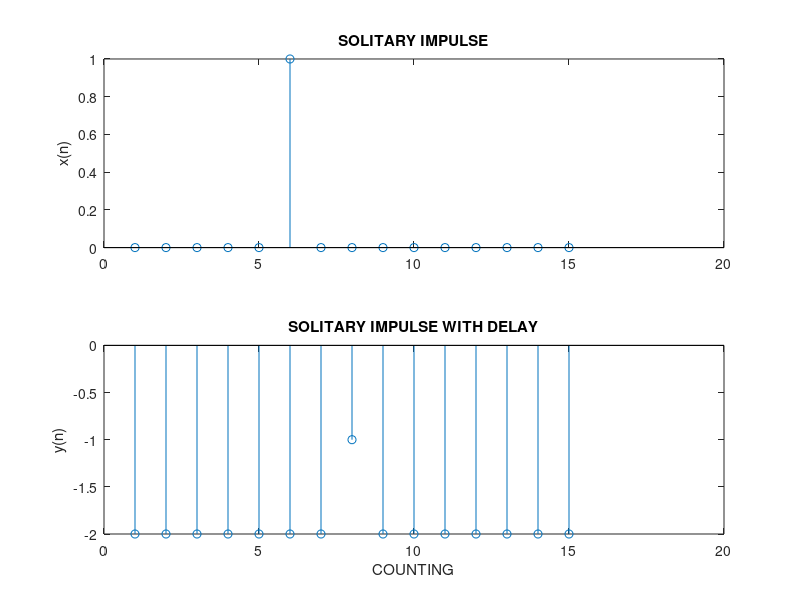
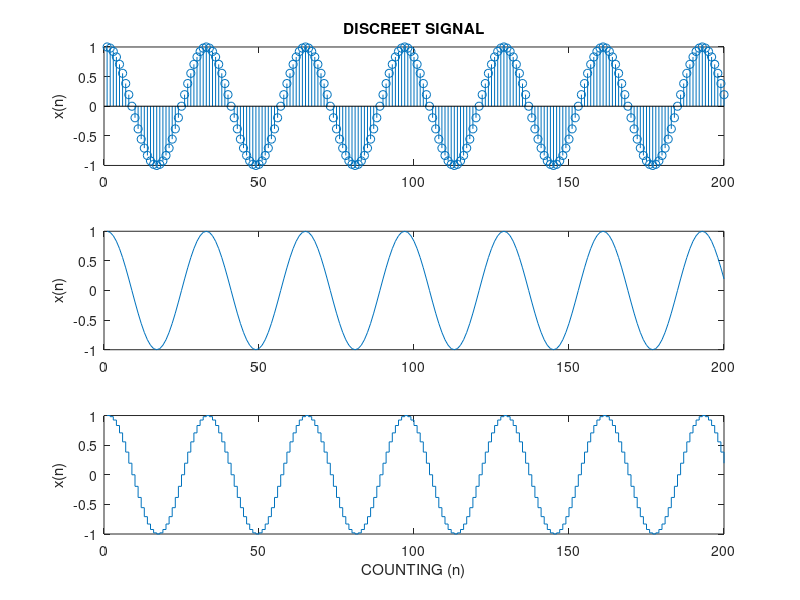
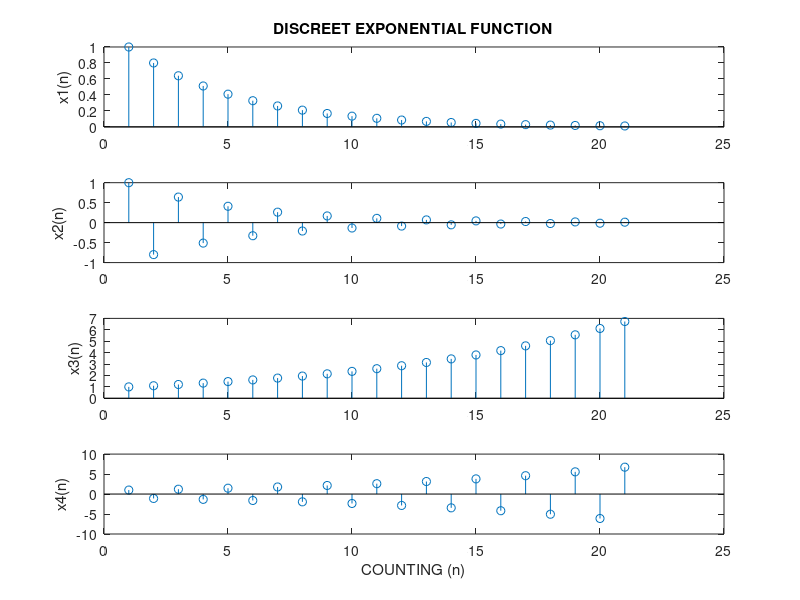

MATLAB code for these plots, in order: (Note: this script raises an error after producing the figures.)
function lab1
%=== ??????????:?????? ??????? ??????????? ?????????? ===
%--- ??????????? ?????? #1 ??????????? ?????????? ???????? ---
%
% ?????????????? ????? ?????: 
% pec1.dat - ?????? ???, ??? ?? ??????????? ??????
%
% ??????? ??????????? (m-?????), ??? ????????? ?????????:
% pks = pksdetect(?) - ??????????? ????? ? ??????????? ???????
%--------------------------------------------------------------------

clear, clc, close all
disp('??????????? ?????? #1')
disp('??????????? ?????????? ????????')
disp('???????: ??????? ????? ???????????, ????? ??-362 ??????') 

%=== ???????? #1.1 ===
% ??????????? ?????????? ????????
N =  15;
n =  0:N-1;
d = 2; % ?????? ??? ???????????? ????????? ????????
x =  double(n==5);
y =  double(n==7);
class(x) % ?????????? ???? ?????, ???? ???????? ??????? ????????
figure(1)
subplot(2,1,1), stem(x), ylabel('x(n)')
title('SOLITARY IMPULSE')
subplot(2,1,2), stem(y-d), ylabel('y(n)')
title('SOLITARY IMPULSE WITH DELAY')
xlabel('COUNTING')

%=== ???????? #1.2 === 
% ??????????? ??????????? ???????
N =  200;
n =  0:N-1;
x =  cos(pi*n/16);
figure(2)
subplot(3,1,1), stem(x), ylabel('x(n)')
title('DISCREET SIGNAL')
subplot(3,1,2), plot(x), ylabel('x(n)')
subplot(3,1,3), stairs(x), ylabel('x(n)')
xlabel('COUNTING (n)')

%=== ???????? #1.3 ===
% ??????????? ?????????? ??????????
n =  0:20;
x1 =  (0.8).^n;
x2 =  (-0.8).^n;
x3 =  (1.1).^n;
x4 =  (-1.1).^n;

figure(3)
subplot(4,1,1), stem(x1), ylabel('x1(n)')
title('DISCREET EXPONENTIAL FUNCTION')
subplot(4,1,2), stem(x2), ylabel('x2(n)')
subplot(4,1,3), stem(x3), ylabel('x3(n)')
subplot(4,1,4), stem(x4), ylabel('x4(n)')
xlabel('COUNTING (n)')

%=== ???????? #1.4 - 1.6 ===
%?1.5
%?1.6
% ??????????? ????? ???????
fs = 1000;
t = 0:1/fs:2;
x = 3*sin(6*pi*t)+5*sin(16*pi*t);
pks = pksdetect(x);
figure(4)
plot(t,x,'m-'); hold on;
title('SIGNALS PEAKS DETERMINATION')
plot(t(pks),x(pks),'ro'); hold off;
xlabel('time(s)'); ylabel('x(t)');

%=== ???????? #2.1 - 2.2 ===
% ??????????? ????????????? ???????
fs = 200;                    % ??????? ?????????????
T =  1/fs;                   % ?????? ?????????????
D = 0.25;                    % ?????????
n =  0:1000;                 % ????? ???????
r =  randn(size(n))*sqrt(D); % ?????????? ????? ???
s =  1.8*cos(20*pi*n*T);     % ??????????? ??????
x =  s+r;                    % ?????? + ???

figure(5)
plot(x)
title('STOCHASTIC SIGNAL WITH NOISE')
fprintf('mu(r)=%4.3g\n',mean(r))
fprintf('D(r)=%4.3g\n',var(r))
fprintf('mu(s)=%4.3g\n',mean(s))
fprintf('D(s)=%4.3g\n',var(s))
fprintf('mu(x)=%4.3g\n',mean(x))
fprintf('D(x)=%4.3g\n',var(x))
xlabel('COUNTING (n)'), ylabel('x(n)')

%=== ???????? #3.1 ===
% ?????????? ???????? ??????????? ? ????? pec1.dat 
% ?? ???????? ???????? ????????
pec1 = load('pec1.dat');
fs =   1000;
fcg = pec1(:,1); 
ecg =  pec1(:,2); 
cps =  pec1(:,3);
t = (0:length(fcg)-1)/fs;
figure(6)
subplot(3,1,1),plot(t,fcg), xlim([1 4]), ylabel('AMPLITUDE')
title('FCG SIGNAL')
subplot(3,1,2),plot(t,ecg), xlim([1 4]), ylabel('AMPLITUDE')
title('ECG SIGNAL')
subplot(3,1,3),plot(t,cps), xlim([1 4]), ylabel('AMPLITUDE')
title('CPS SIGNAL')
xlabel('TIME')
